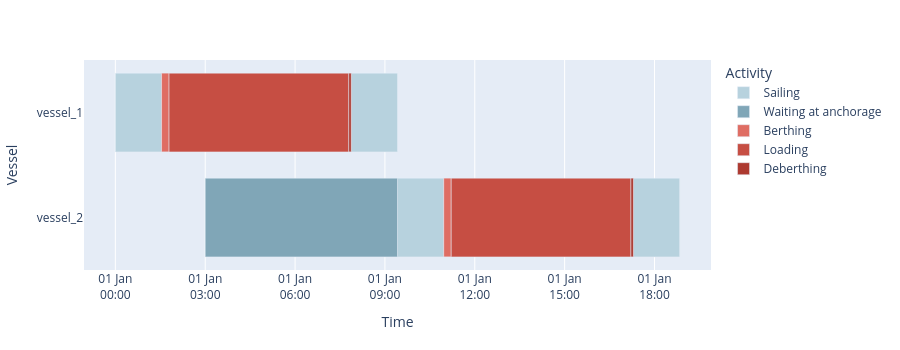

Notebook source saved alongside this figure:
### Code cell
fig = quay.plot_vessel_arrival_timeline()
fig

### Figure 1 — Plotly figure (JSON) as saved in the notebook; plotly's stock layout.template omitted (floating-point values rounded to 4 significant figures)
{"data": [{"base": ["2026-01-01T00:00:00.000000", "2026-01-01T07:52:35.555556", "2026-01-01T09:25:12.000001", "2026-01-01T17:17:47.555557"], "customdata": [[1.543], [1.543], [1.543], [1.543]], "hovertemplate": "Activity=Sailing<br>Start=%{base|%Y-%m-%d %H:%M:%S}<br>Stop=%{x|%Y-%m-%d %H:%M:%S}<br>Vessel=%{y}<br>Duration (hours)=%{customdata[0]:.2f}<extra></extra>", "legendgroup": "Sailing", "marker": {"color": "#B7D2DE", "pattern": {"shape": ""}}, "name": "Sailing", "orientation": "h", "showlegend": true, "textposition": "auto", "type": "bar", "x": [5555555, 5555555, 5555555, 5555555], "xaxis": "x", "y": ["vessel_1", "vessel_1", "vessel_2", "vessel_2"], "yaxis": "y"}, {"base": ["2026-01-01T03:00:00.000000"], "customdata": [[6.42]], "hovertemplate": "Activity=Waiting at anchorage<br>Start=%{base|%Y-%m-%d %H:%M:%S}<br>Stop=%{x|%Y-%m-%d %H:%M:%S}<br>Vessel=%{y}<br>Duration (hours)=%{customdata[0]:.2f}<extra></extra>", "legendgroup": "Waiting at anchorage", "marker": {"color": "#80A6B7", "pattern": {"shape": ""}}, "name": "Waiting at anchorage", "orientation": "h", "showlegend": true, "textposition": "auto", "type": "bar", "x": [23112000], "xaxis": "x", "y": ["vessel_2"], "yaxis": "y"}, {"base": ["2026-01-01T01:32:35.555556", "2026-01-01T10:57:47.555557"], "customdata": [[0.25], [0.25]], "hovertemplate": "Activity=Berthing<br>Start=%{base|%Y-%m-%d %H:%M:%S}<br>Stop=%{x|%Y-%m-%d %H:%M:%S}<br>Vessel=%{y}<br>Duration (hours)=%{customdata[0]:.2f}<extra></extra>", "legendgroup": "Berthing", "marker": {"color": "#DF6D63", "pattern": {"shape": ""}}, "name": "Berthing", "orientation": "h", "showlegend": true, "textposition": "auto", "type": "bar", "x": [900000, 900000], "xaxis": "x", "y": ["vessel_1", "vessel_2"], "yaxis": "y"}, {"base": ["2026-01-01T01:47:35.555556", "2026-01-01T11:12:47.555557"], "customdata": [[6.0], [6.0]], "hovertemplate": "Activity=Loading<br>Start=%{base|%Y-%m-%d %H:%M:%S}<br>Stop=%{x|%Y-%m-%d %H:%M:%S}<br>Vessel=%{y}<br>Duration (hours)=%{customdata[0]:.2f}<extra></extra>", "legendgroup": "Loading", "marker": {"color": "#C64E43", "pattern": {"shape": ""}}, "name": "Loading", "orientation": "h", "showlegend": true, "textposition": "auto", "type": "bar", "x": [21600000, 21600000], "xaxis": "x", "y": ["vessel_1", "vessel_2"], "yaxis": "y"}, {"base": ["2026-01-01T07:47:35.555556", "2026-01-01T17:12:47.555557"], "customdata": [[0.08333], [0.08333]], "hovertemplate": "Activity=Deberthing<br>Start=%{base|%Y-%m-%d %H:%M:%S}<br>Stop=%{x|%Y-%m-%d %H:%M:%S}<br>Vessel=%{y}<br>Duration (hours)=%{customdata[0]:.2f}<extra></extra>", "legendgroup": "Deberthing", "marker": {"color": "#AD3A30", "pattern": {"shape": ""}}, "name": "Deberthing", "orientation": "h", "showlegend": true, "textposition": "auto", "type": "bar", "x": [300000, 300000], "xaxis": "x", "y": ["vessel_1", "vessel_2"], "yaxis": "y"}], "layout": {"bargap": 0.25, "barmode": "overlay", "height": 350, "hovermode": "closest", "legend": {"title": {"text": "Activity"}, "tracegroupgap": 0}, "margin": {"t": 60}, "xaxis": {"anchor": "y", "domain": [0, 1], "rangeslider": {"visible": false}, "tickformat": "%d %b\n%H:%M", "title": {"text": "Time"}, "type": "date"}, "yaxis": {"anchor": "x", "autorange": "reversed", "domain": [0, 1], "title": {"text": "Vessel"}}}}
